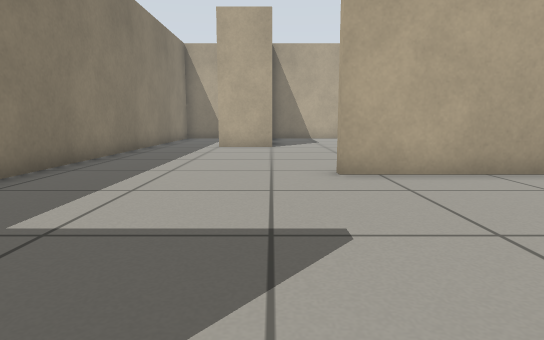
View 1 (above)

16 first-person views from a walk through a robot-simulator world made for Gazebo. The camera is 0.5 m above the floor, tilts 8° down and sees 75° across. The floor is counted in squares, 0.5 m on a side. Each view is taken from the middle of a square. On the plan, view 1 faces up. The plan holds only what a view shows up to about 13 squares ahead; the rest is blank.

View 2
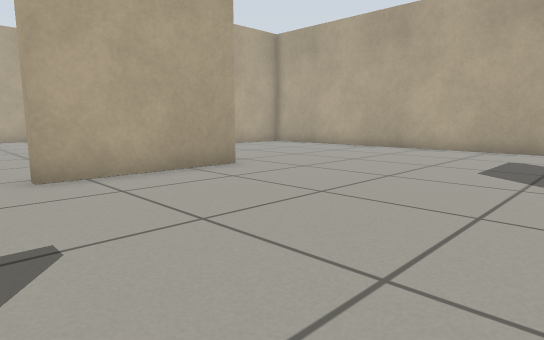

View 3
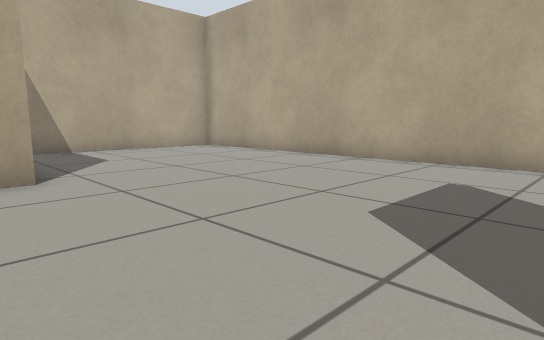

View 4
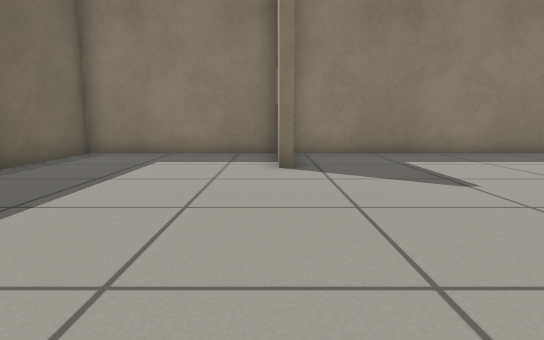

View 5
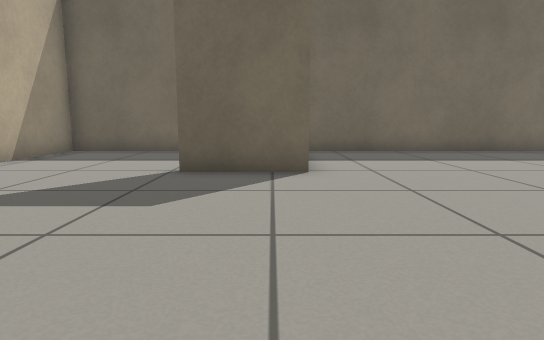

View 6
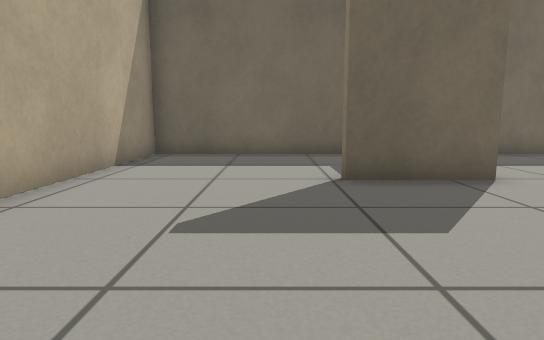

View 7
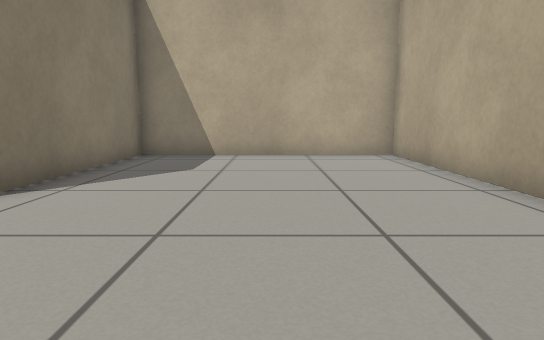

View 8
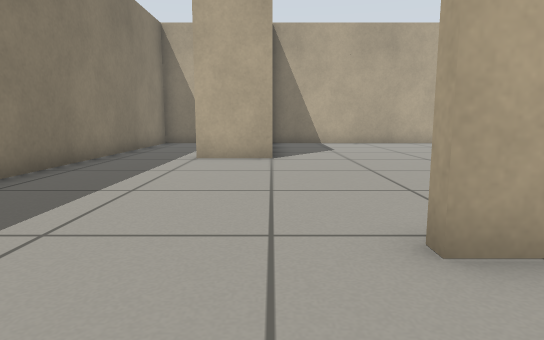

View 9
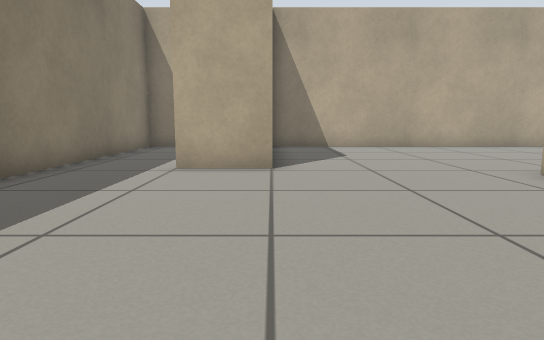

View 10
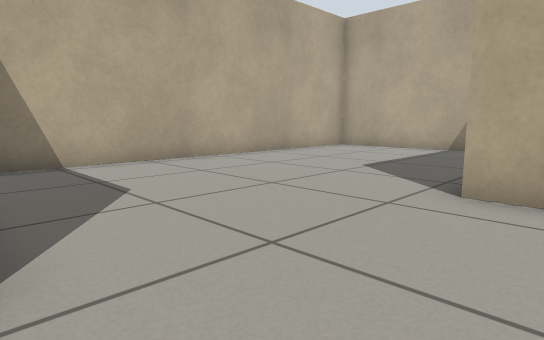

View 11
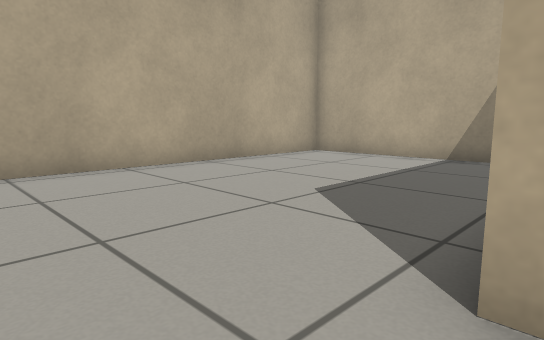

View 12
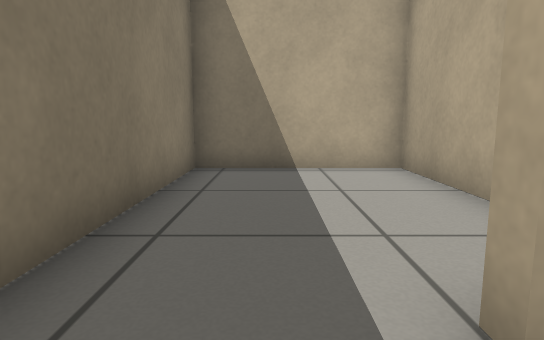

View 13
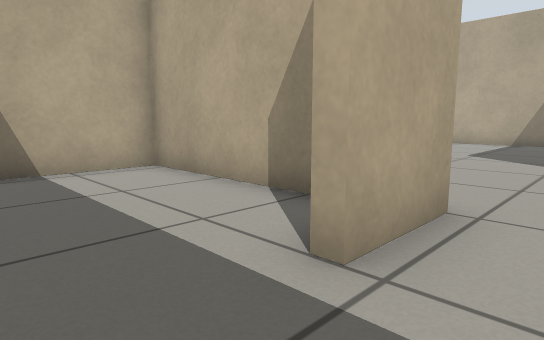

View 14
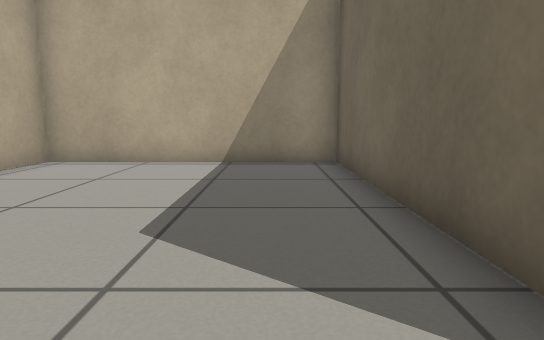

View 15
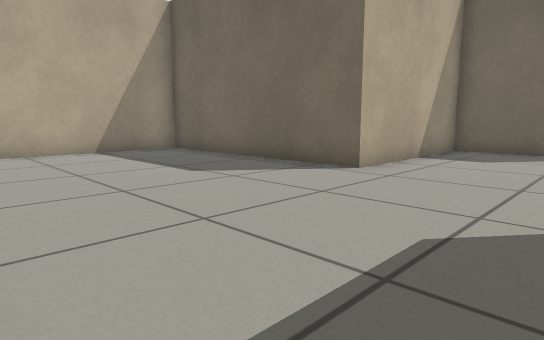

View 16
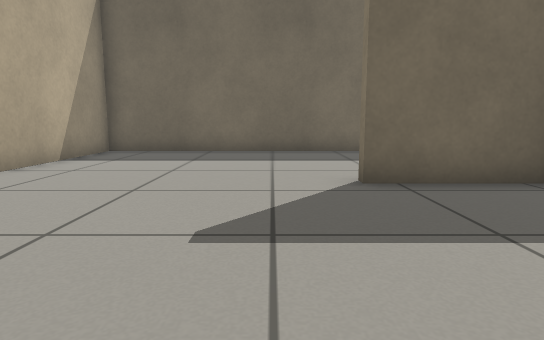

### Floor plan
Ten units are one square. View 1 is at (0, 0); x grows to the right and y downward. Boxes are objects, and circles mark ways between rooms. Rooms are numbered by the first view taken in them; rooms with no view inside come last. Other rooms are left out.
<svg viewBox="-51 -199 181 259">
<path fill="none" stroke="#000" d="M25 -67 49 -67 49 -125M52 -65 12 -65 12 -69M-15 -2 -46 -2 -46 55 53 55 53 8 79 8M1 -133 -20 -133M69 55 125 55 125 -122 52 -122 52 -68M-3 -149 -3 -194 -46 -194 -46 -5 -14 -5M49 -125 125 -125 125 -194 0 -194"/>
<circle cx="20" cy="-130" r="3" fill="#2a7"/>
<text x="30" y="-40">1</text>
<text x="60" y="-160">2</text>
</svg>
Room 1 opens to room 2.

Where each view was taken, in squares from view 1:
view 1: 0 up, 0 right, facing up
view 2: 0 up, 0 right, facing up-right
view 3: 0 up, 4 right, facing up-right
view 4: 0 up, 6 right, facing left
view 5: 6 up, 6 right, facing down
view 6: 5 up, 9 right, facing down
view 7: 2 up, 9 right, facing up
view 8: 4 up, 0 right, facing up
view 9: 6 up, 0 right, facing up
view 10: 11 up, 0 right, facing up-right
view 11: 12 up, 3 right, facing up-right
view 12: 12 up, 3 left, facing up
view 13: 12 up, 4 left, facing up-right
view 14: 14 up, 4 right, facing right
view 15: 19 up, 1 right, facing down-right
view 16: 6 up, 0 right, facing down
